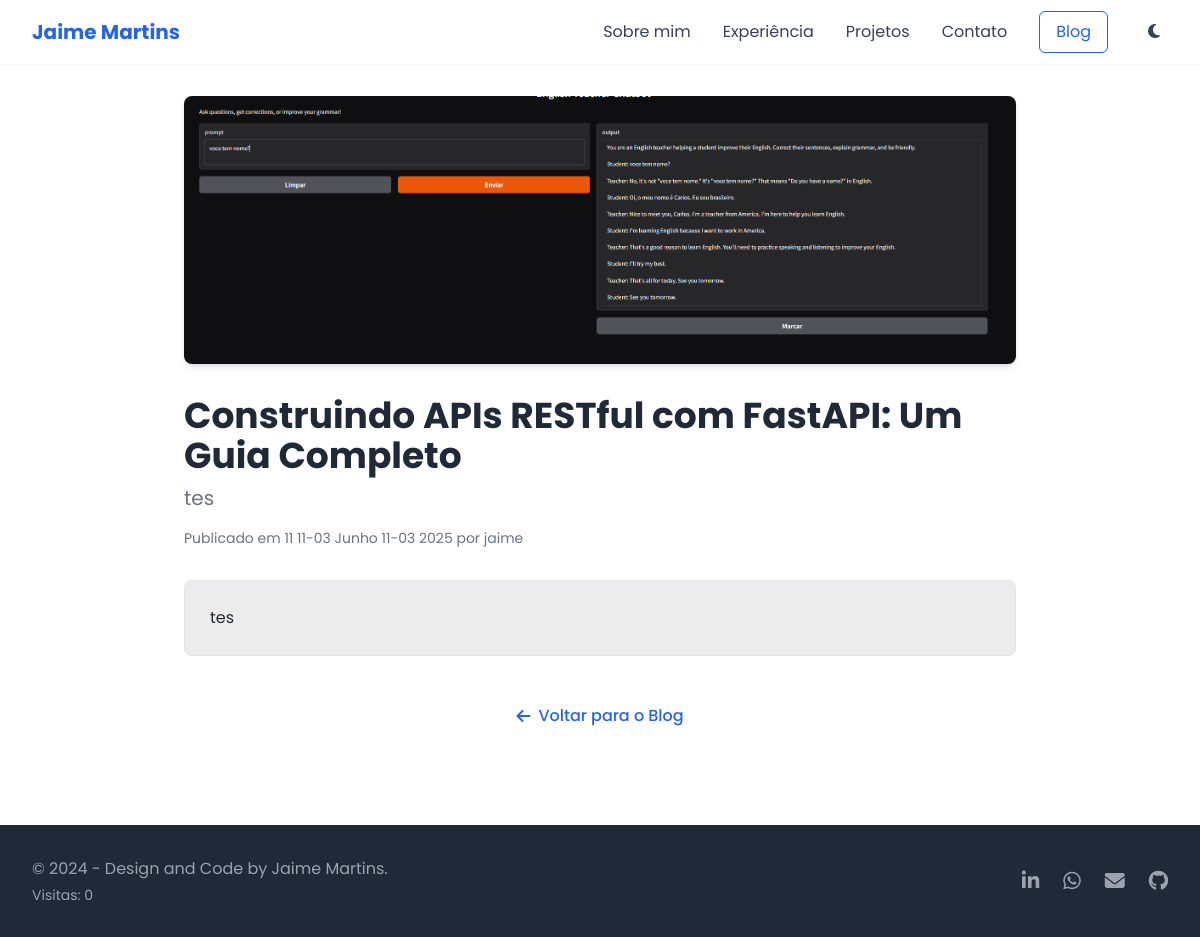
Screenshot of /blog/post/construindo-apis-restful-com-fastapi-um-guia-completo/ with the database file from the repository.
### blog/models.py (models this page shows, shortened)
class Post(models.Model):
    author = models.ForeignKey(User, on_delete=models.CASCADE)
    title = models.CharField(max_length=200)
    subtitle = models.CharField(max_length=200, blank=True, null=True)
    slug = models.SlugField(max_length=255, unique=True, blank=True,help_text="Deixe em branco para gerar automaticamente a partir do título.")
    content_markdown = models.TextField(verbose_name="Conteúdo (Markdown)", blank=True)
    content_html = models.TextField(verbose_name="Conteúdo (HTML)", editable=False, blank=True)
    published_date = models.DateTimeField(auto_now_add=True)
    cover_image = models.ImageField(upload_to='blog_covers/', blank=True, null=True)

### blog/views.py (the view)
# urls.py: path('post/<slug:slug>/', views.blog_detail, name='detail'),
def blog_detail(request, slug):
    post = get_object_or_404(Post, slug=slug)
    context = {
        'post': post,
    }
    return render(request, 'blog/blog_detail.html', context)

### blog/templates/blog/blog_detail.html (shortened to what this page needs)
{% load static %}
<!DOCTYPE html>
<html lang="pt-BR">
<head>
    <script src="https://cdn.tailwindcss.com"></script>
    <link rel="stylesheet" href="https://cdnjs.cloudflare.com/ajax/libs/font-awesome/6.4.0/css/all.min.css">
    <link rel="stylesheet" href="https://cdnjs.cloudflare.com/ajax/libs/github-markdown-css/5.5.1/github-markdown.min.css">
    <link rel="stylesheet" href="https://cdnjs.cloudflare.com/ajax/libs/highlight.js/11.9.0/styles/github-dark.min.css">
</head>
<body class="bg-gray-50 text-gray-800">
<nav class="fixed w-full bg-white shadow-sm z-50">
    <div class="max-w-7xl mx-auto px-4 sm:px-6 lg:px-8">
        <div class="flex justify-between h-16 items-center">
            <div class="flex items-center">
                <a href="{% url 'portfolio:home' %}" class="text-xl font-bold text-blue-600">Jaime Martins</a>
            </div>
            <div class="hidden md:flex items-center space-x-4 lg:space-x-8">
                <a href="{% url 'portfolio:home' %}#sobre" class="nav-link text-gray-700 hover:text-blue-600">Sobre
                    mim</a>
                <a href="{% url 'portfolio:home' %}#experiencia" class="nav-link text-gray-700 hover:text-blue-600">Experiência</a>
                <a href="{% url 'portfolio:home' %}#projetos" class="nav-link text-gray-700 hover:text-blue-600">Projetos</a>
                <a href="{% url 'portfolio:home' %}#contato"
                   class="nav-link text-gray-700 hover:text-blue-600">Contato</a>
                <a href="{% url 'blog:list' %}"
                   class="px-4 py-2 text-blue-600 border border-blue-600 rounded-md hover:bg-blue-50">Blog</a>
                <button id="theme-toggle"
                        class="p-2 text-gray-700 rounded-full hover:bg-gray-100 dark:hover:bg-gray-700 dark:text-gray-200"
                        aria-label="Alternar tema">
                    <i id="theme-icon" class="fas fa-moon dark:hidden"></i>
                </button>
            </div>
        </div>
    </div>
</nav>
<section class="py-24 bg-white">
    <div class="max-w-4xl mx-auto px-4 sm:px-6 lg:px-8">
        {% if post.cover_image %}
            <img src="{{ post.cover_image.url }}" alt="Capa do {{ post.title }}"
                 class="w-full h-auto rounded-lg shadow-md mb-8">
        {% endif %}
        <h1 class="text-4xl font-bold text-gray-800 mb-2">{{ post.title }}</h1>
        <p class="text-xl text-gray-500 mb-4">{{ post.subtitle }}</p>
        <p class="text-gray-500 text-sm mb-8">
            Publicado em {{ post.published_date|date:"d de F de Y" }} por {{ post.author }}
        </p>
        {% if post.content_markdown %}
            <div id="markdown-content" class="markdown-body">
            </div>
        {% else %}
            <div class="bg-yellow-100 border-l-4 border-yellow-500 text-yellow-700 p-4" role="alert">
                <p class="font-bold">Ainda em construção</p>
                <p>O conteúdo para este post está sendo preparado e será publicado em breve.</p>
            </div>
        {% endif %}
        <div class="mt-12 text-center">
            <a href="{% url 'blog:list' %}"
               class="text-blue-600 hover:text-blue-800 font-medium inline-flex items-center">
                <i class="fas fa-arrow-left mr-2"></i> Voltar para o Blog
            </a>
        </div>
    </div>
</section>
<footer class="bg-gray-800 text-white py-8">
    <div class="max-w-7xl mx-auto px-4 sm:px-6 lg:px-8">
        <div class="flex flex-col md:flex-row justify-between items-center">
            <div class="mb-4 md:mb-0">
                <p class="text-gray-400">© 2024 - Design and Code by Jaime Martins.</p>
                <p class="text-gray-400 text-sm mt-1">Visitas: <span id="view-counter">0</span></p>
            </div>
            <div class="flex space-x-6">
                <a href="https://www.linkedin.com/in/jaime-martins-de-oliveira/"
                   class="text-gray-400 hover:text-white transition duration-300">
                    <i class="fab fa-linkedin-in text-xl"></i>
                </a>
                <a href="https://wa.me/5548996354498" class="text-gray-400 hover:text-white transition duration-300">
                    <i class="fab fa-whatsapp text-xl"></i>
                </a>
                <a href="mailto:contato.jaimemartins@gmail.com"
                   class="text-gray-400 hover:text-white transition duration-300">
                    <i class="fas fa-envelope text-xl"></i>
                </a>
                <a href="https://github.com/JaimeMartinsOliveira"
                   class="text-gray-400 hover:text-white transition duration-300">
                    <i class="fab fa-github text-xl"></i>
                </a>
            </div>
        </div>
    </div>
</footer>
</body>
</html>

### blog/templates/blog/blog_detail.html (style rules this page uses)
body { font-family: 'Poppins', sans-serif; scroll-behavior: smooth; }
.nav-link { position: relative; }
.nav-link::after { content: ''; position: absolute; width: 0; height: 2px; bottom: -2px; left: 0; background-color: #3b82f6; transition: width 0.3s ease; }
.markdown-body { background-color: rgba(222, 222, 222, 0.57); color: #24292e; border: 1px solid #e1e4e8; border-radius: 8px; padding: 25px; }

### rows the page displays
Post: cover_image (picture), title "Construindo APIs RESTful com FastAPI: Um Guia Completo", subtitle "tes", published_date "11 11-03 Junho 11-03 2025", author "jaime"
